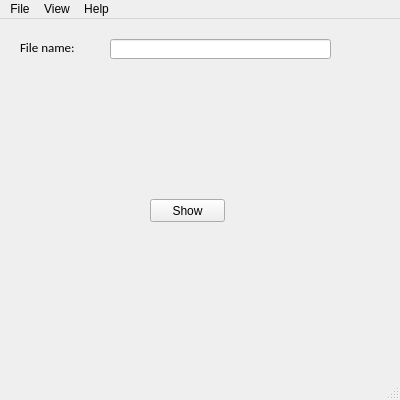
<?xml version="1.0" encoding="UTF-8"?>
<ui version="4.0">
 <class>MainWindow</class>
 <widget class="QMainWindow" name="MainWindow">
  <property name="windowModality">
   <enum>Qt::WindowModal</enum>
  </property>
  <property name="geometry">
   <rect>
    <x>0</x>
    <y>0</y>
    <width>400</width>
    <height>400</height>
   </rect>
  </property>
  <property name="minimumSize">
   <size>
    <width>400</width>
    <height>400</height>
   </size>
  </property>
  <property name="maximumSize">
   <size>
    <width>400</width>
    <height>400</height>
   </size>
  </property>
  <property name="mouseTracking">
   <bool>true</bool>
  </property>
  <property name="windowTitle">
   <string>DiopomatCalc</string>
  </property>
  <property name="windowIcon">
   <iconset>
    <normaloff>icon.png</normaloff>icon.png</iconset>
  </property>
  <property name="styleSheet">
   <string notr="true"/>
  </property>
  <property name="animated">
   <bool>true</bool>
  </property>
  <property name="tabShape">
   <enum>QTabWidget::Triangular</enum>
  </property>
  <widget class="QWidget" name="centralwidget">
   <widget class="QPushButton" name="pushButton">
    <property name="enabled">
     <bool>true</bool>
    </property>
    <property name="geometry">
     <rect>
      <x>150</x>
      <y>180</y>
      <width>75</width>
      <height>23</height>
     </rect>
    </property>
    <property name="text">
     <string>Show</string>
    </property>
   </widget>
   <widget class="QLabel" name="FileName">
    <property name="enabled">
     <bool>true</bool>
    </property>
    <property name="geometry">
     <rect>
      <x>20</x>
      <y>20</y>
      <width>101</width>
      <height>16</height>
     </rect>
    </property>
    <property name="font">
     <font>
      <family>Calibri</family>
      <pointsize>10</pointsize>
     </font>
    </property>
    <property name="text">
     <string>File name:</string>
    </property>
   </widget>
   <widget class="QLineEdit" name="FileNamelineEdit">
    <property name="geometry">
     <rect>
      <x>110</x>
      <y>20</y>
      <width>221</width>
      <height>20</height>
     </rect>
    </property>
   </widget>
  </widget>
  <widget class="QMenuBar" name="menubar">
   <property name="geometry">
    <rect>
     <x>0</x>
     <y>0</y>
     <width>400</width>
     <height>22</height>
    </rect>
   </property>
   <widget class="QMenu" name="menuFile">
    <property name="title">
     <string>File</string>
    </property>
    <addaction name="actionImport"/>
    <addaction name="actionImport_data"/>
   </widget>
   <widget class="QMenu" name="menuView">
    <property name="title">
     <string>View</string>
    </property>
   </widget>
   <widget class="QMenu" name="menuHelp">
    <property name="title">
     <string>Help</string>
    </property>
   </widget>
   <addaction name="menuFile"/>
   <addaction name="menuView"/>
   <addaction name="menuHelp"/>
  </widget>
  <widget class="QStatusBar" name="statusBar"/>
  <action name="actionImport">
   <property name="icon">
    <iconset>
     <normaloff>icon.png</normaloff>icon.png</iconset>
   </property>
   <property name="text">
    <string>Import DICOM</string>
   </property>
  </action>
  <action name="actionImport_data">
   <property name="text">
    <string>Import data</string>
   </property>
  </action>
 </widget>
 <resources/>
 <connections/>
</ui>
